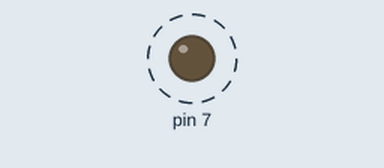
This program was run on a simulated Raspberry Pi (header pin numbers). Shown: output pins drawn as LEDs (lit = HIGH). Dashed ring = blinking.

Above: at 0.5 s.
Timing chart, 0 to 3.0 s (numbered marks = the images above):
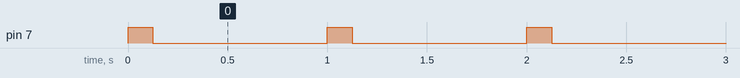

The program:

parpadea.py
```python
# -*- coding: utf-8 -*-
""" SDAA

    script que incorpora la función que hace parpadear un led
"""

# importamos el módulo de GPIO
import RPi.GPIO as GPIO
# importamos el módulo de tiempo para generar el retraso
import time

GPIO.setwarnings(False)
GPIO.setmode(GPIO.BOARD) # definimos la numeración
GPIO.setup(7, GPIO.OUT) # definimos el pin como salida

def parpadea(periodo):
    """
    Esta función realiza el parpadeo de un led, se le tiene que
    pasar como entrada el periodo de parpadeo
    """
    estado = 0
    while(1):
        if estado == 0:
            estado = 1
            GPIO.output(7, GPIO.HIGH)
            time.sleep(float(periodo)/8)

        else:
            estado = 0
            GPIO.output(7, GPIO.LOW)
            time.sleep(7*float(periodo)/8)

parpadea(1)
```

Measured:
- by itself, pin 7: alternates HIGH for 0.13 s and LOW for 0.88 s
